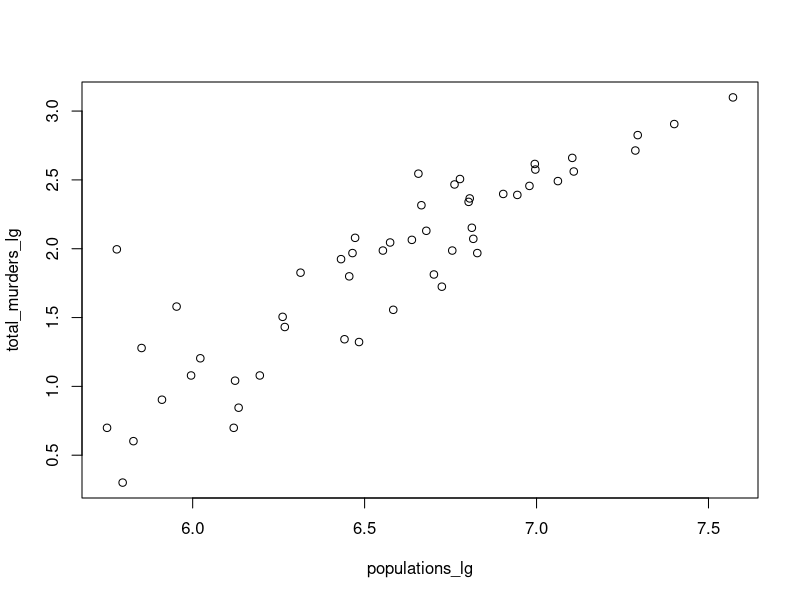
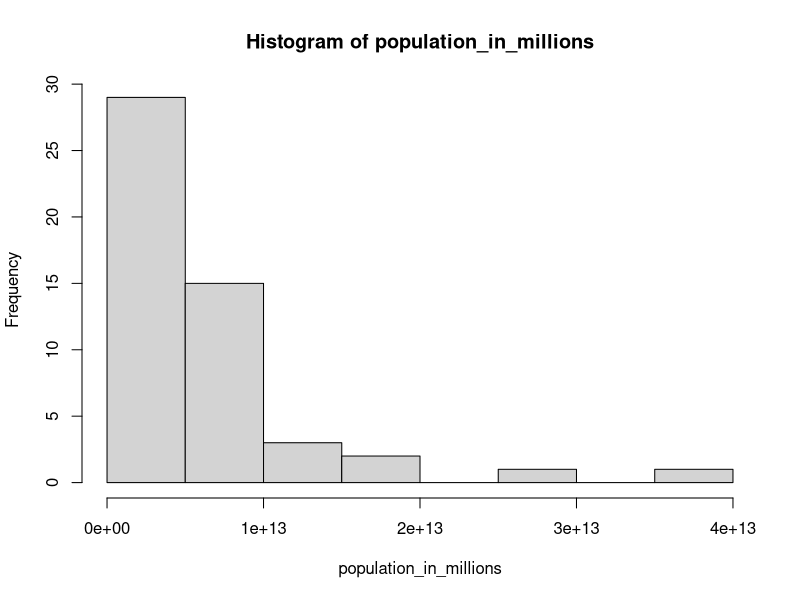
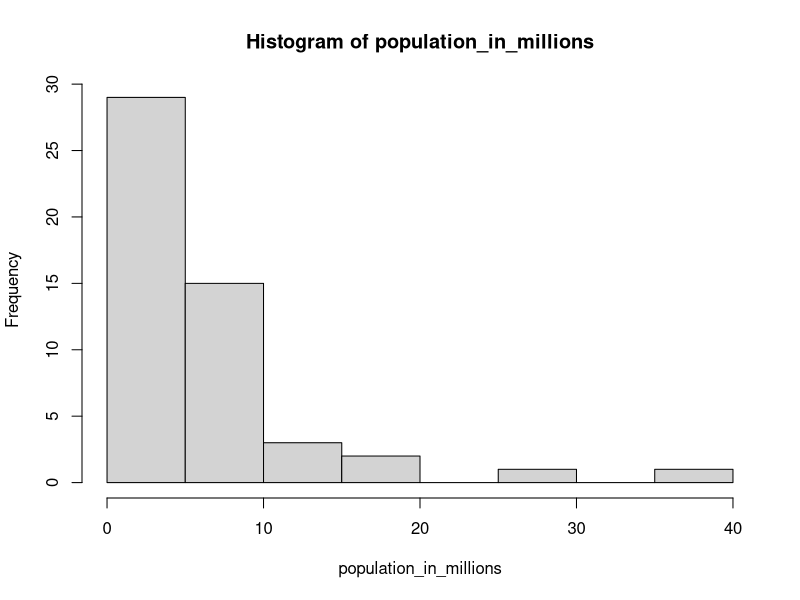
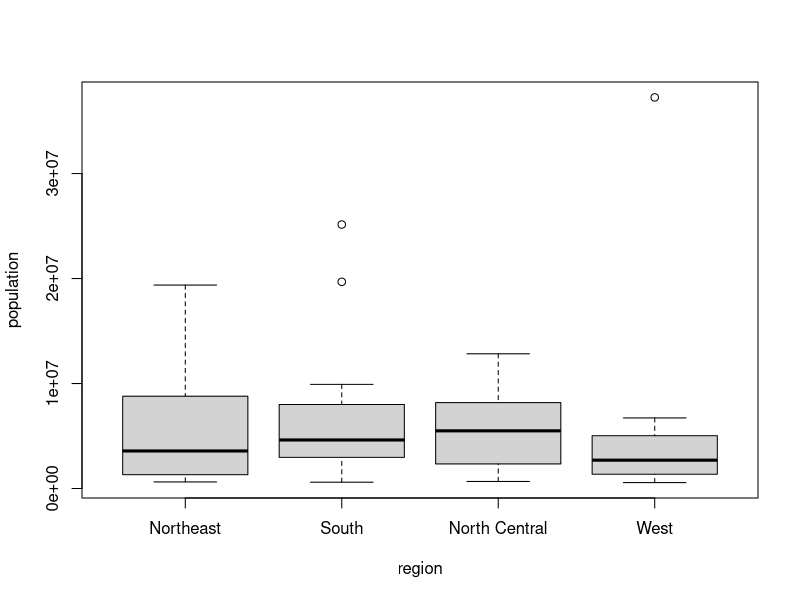

Write the R code that produced these figures, in order.
## SCORE 2/3

library(dplyr)
library(dslabs)
data(murders)

## Q1
## Make a plot of total murders vs population, load the same data sets 
## transform the variables using the log base 10 transformation
## Plot the lot transformed total vs population
populations_lg <- log(murders$population, base = 10)
total_murders_lg <- log(murders$total, base = 10)
plot(populations_lg, total_murders_lg)
## CORRECT






## Q2
## Compute the population in millions and save it to the object named population_in_millions
## Create a histogram of the state populations 
population_in_millions <- murders$population * 10^6
hist(population_in_millions)
## WRONG
## Correct ans:
population_in_millions <- murders$population / 10^6
hist(population_in_millions)





## Q3
## In one line of code, 
## 1. stratify the state populations by region 
## 2. generate boxplots for the strata
boxplot(population ~ region, data = murders)
## CORRECT
